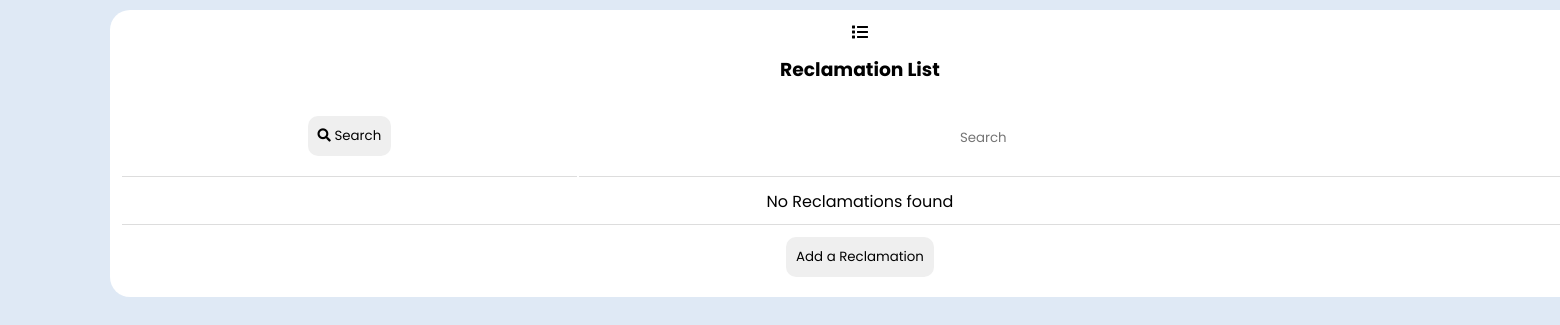
Page /view/Reclamation/dashboard_reclamation.php on the earlier database version.
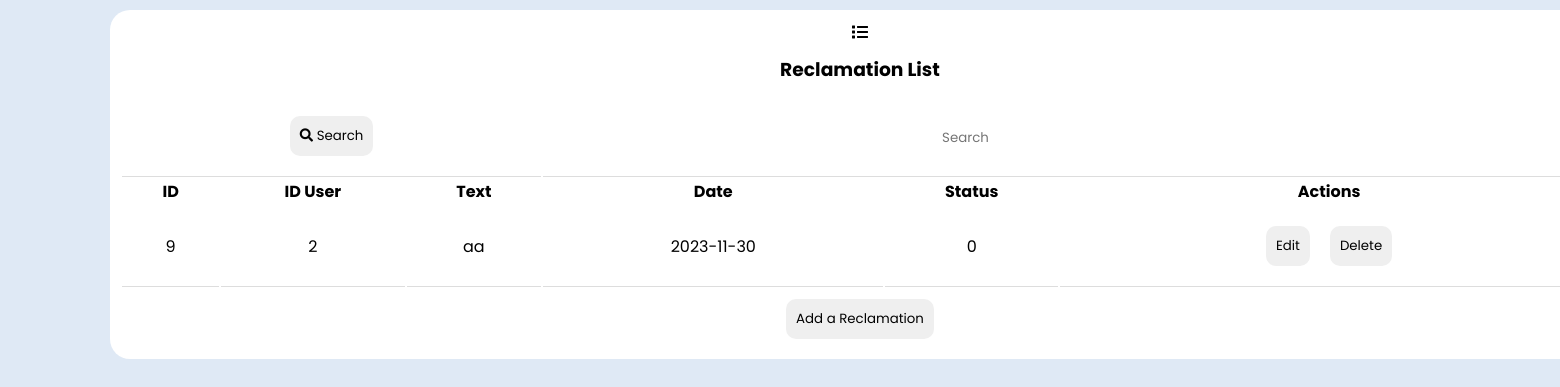
Same page on the later database version.
### tables this page shows
CREATE TABLE `reclamation_tab` (
  `ID_Reclamation` int(11) NOT NULL,
  `ID_User` int(11) NOT NULL,
  `Reclamation_text` varchar(50) NOT NULL,
  `Reclamation_date` date NOT NULL,
  `Reclamation_status` int(11) NOT NULL
);

### controller/Reclamation/reclamation.php (called while the page is built, shortened)
<?php
class ReclamationC
{
    function listReclamation()
    {
        $conn = Config::getConnexion();
        $Recs = [];
        $r = $conn->query("SELECT * FROM reclamation_tab");
        foreach ($r as $row) {
            $Rec = [
                'ID_Reclamation' => $row['ID_Reclamation'],
                'ID_User' => $row['ID_User'],
                'Reclamation_text' => $row['Reclamation_text'],
                'Reclamation_date' => $row['Reclamation_date'],
                'Reclamation_status'  => $row['Reclamation_status']
            ];
            $Recs[] = $Rec;
        }
        return $Recs;
    }
}

### view/Reclamation/dashboard_reclamation.php (the view, shortened to what this page needs)
<!DOCTYPE html>
<html lang="en">
<?php
require_once "../../controller/Reclamation/reclamation.php";
?>
<head>
    <link rel="stylesheet" href="https://cdnjs.cloudflare.com/ajax/libs/font-awesome/5.15.4/css/all.min.css" />
    <link rel="stylesheet" href="../dashboard.css">
</head>
<body>
    <div class="container">
        <section class="main">
            <div class="users">
                <div class="card">
                    <i class="fa fa-list"></i>
                    <h3>reclamation list</h3>
                    <table id="reclamation-table" class="table table-bordered">
                        <tr>
                            <td colspan="3"><button id="search" onclick="search()"><i class="fa fa-search"></i> Search</button> </td>
                            <td colspan="3"> <input type="text" id="search-input" placeholder="Search"></td>
                        </tr>
                        <?php
                        $reclamation = new ReclamationC();
                        $reclamations = $reclamation->listReclamation();
                        if (!empty($reclamations) && (is_iterable($reclamations) || is_object($reclamations))) {
                            echo "<tr><th>ID</th><th>ID User</th><th>Text</th><th>Date</th><th>Status</th><th>Actions</th></tr>";
                            foreach ($reclamations as $reclamation) {
                                echo "<tr>";
                                echo "<td>" . htmlspecialchars($reclamation['ID_Reclamation']) . "</td>";
                                echo "<td>" . htmlspecialchars($reclamation['ID_User']) . "</td>";
                                echo "<td>" . htmlspecialchars($reclamation['Reclamation_text']) . "</td>";
                                echo "<td>" . htmlspecialchars($reclamation['Reclamation_date']) . "</td>";
                                echo "<td>" . htmlspecialchars($reclamation['Reclamation_status']) . "</td>";
                                echo "<td>";
                                echo "<button onclick=\"openEditModal(" . $reclamation['ID_Reclamation'] . ", '" . $reclamation['Reclamation_text'] . "','" . $reclamation['Reclamation_date'] . "','" . $reclamation['Reclamation_status'] . "')\">Edit</button>";
                                echo "<button onclick=\"confirmDelete(" . $reclamation['ID_Reclamation'] . ")\">Delete</button>";
                                echo "</td>";
                                echo "</tr>";
                            }
                        } else {
                            echo "<tr><td colspan='4'>No Reclamations found</td></tr>";
                        }
                        ?>
                    </table>
                    <button onclick="createType()">Add a Reclamation</button>
                </div>
            </div>
        </section>
    </div>
</body>
</html>
</body>
</html>

Differences in the rows shown:
added reclamation_tab: ID_Reclamation "9", ID_User "2", Reclamation_text "aa", Reclamation_date "2023-11-30", Reclamation_status "0"
Other differences:
text no longer shown: "No Reclamations found"
text now shown: "ID ID User Text Date Status Actions"
